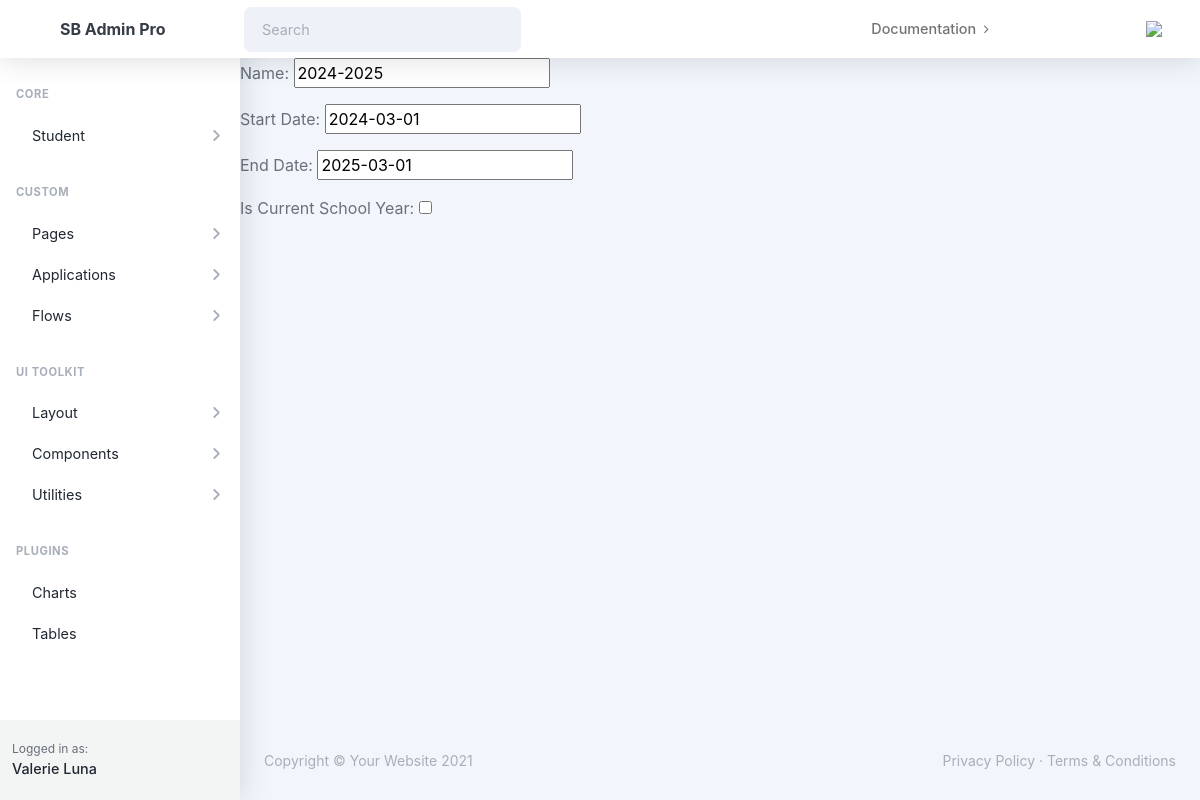
Page /academics/view_school_year/1/ on the committed database.
### academics/models.py (models this page shows, shortened)
class SchoolYear(models.Model):
    name = models.CharField(max_length=100, verbose_name=_("Name"), blank=True)
    start_date = models.DateField(verbose_name=_("Start Date"))
    end_date = models.DateField(verbose_name=_("End Date"))
    is_current = models.BooleanField(default=False, verbose_name=_("Is Current School Year"))
    class Meta:
        verbose_name = _("School Year")
        verbose_name_plural = _("School Years")
        ordering = ['-start_date']  # Orders the school years starting with the most recent

### academics/views.py (the view)
# urls.py: path('view_school_year/<int:school_year_id>/', view_school_year, name='view_school_year'),
def view_school_year(request, school_year_id):
    school_year = get_object_or_404(SchoolYear, pk=school_year_id)
    form = SchoolYearForm(instance=school_year)
    context = {
        'school_year': school_year,
        'form': form
    }
    return render(request, 'academics/view_school_year.html', context)

### academics/forms.py
class SchoolYearForm(forms.ModelForm):
    class Meta:
        model = SchoolYear
        fields = '__all__'

### academics/templates/academics/view_school_year.html
{% extends 'students/base.html' %}
{% load crispy_forms_tags %}
{% block content %}
{{ form.as_p }}
{% endblock content%}

### rows in the picture
SchoolYear: name "2024-2025", start_date "2024-03-01", end_date "2025-03-01"
